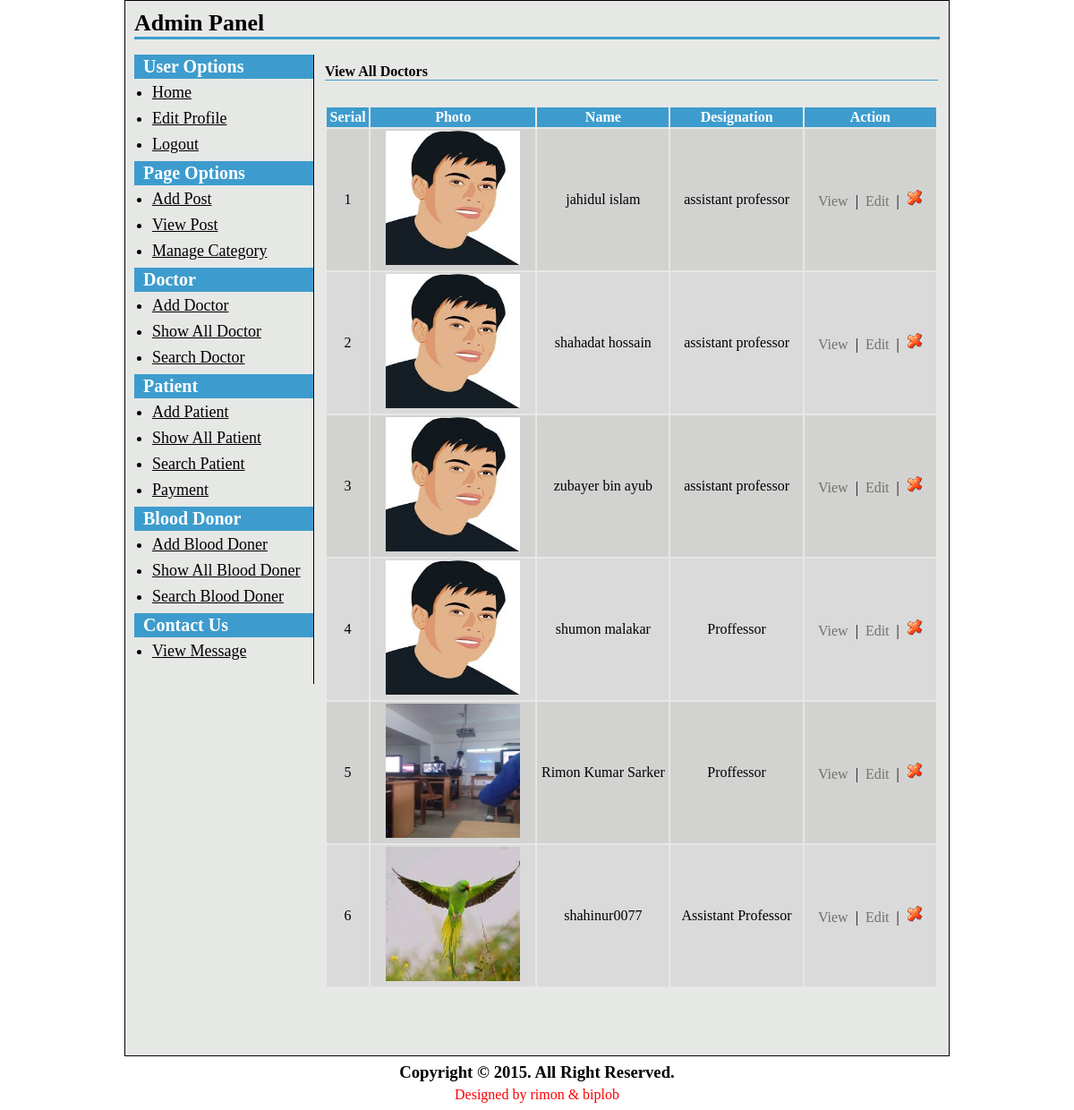
The app's page /admin/view-doctors.php (signed in) with its own data.
### tables this page shows
CREATE TABLE IF NOT EXISTS `doctors` (
  `doc_id` int(11) NOT NULL,
  `doc_pic` varchar(255) NOT NULL,
  `name` varchar(255) NOT NULL,
  `doc_username` varchar(100) NOT NULL,
  `sex` varchar(100) NOT NULL,
  `birthday` varchar(255) NOT NULL,
  `designation` varchar(255) NOT NULL,
  `speciality` varchar(255) NOT NULL,
  `consulting_hour` varchar(255) NOT NULL,
  `consulting_day` varchar(255) NOT NULL,
  `room_no` int(11) NOT NULL,
  `address` text NOT NULL,
  `email` varchar(255) NOT NULL,
  `contact` varchar(255) NOT NULL,
  `doc_password` varchar(255) NOT NULL,
  `add_date` varchar(255) NOT NULL
);

### admin/view-doctors.php (the view, shortened to what this page needs)
<?php
include("../config.php");
?>
<?php include("header.php"); ?>
<h2>View  All Doctors</h2>
<p>&nbsp;</p>
<table class="tbl2" width="100%">
	<tr>
		<th width="5%">Serial</th>
		<th width="25%">Photo</th>
		<th width="20%">Name</th>
		<th width="20%">Designation</th>
		<th width="20%">Action</th>
	</tr>
	<?php
		$i=0;
			$limit = 50;
			$page = @$_GET['page'];
			if($page)
				$start = ($page - 1) * $limit;
			else
				$start = 0;
			$statement = $db->prepare("SELECT * FROM doctors ORDER BY doc_id DESC LIMIT $start, $limit");
			$statement->execute();
			$result = $statement->fetchAll(PDO::FETCH_ASSOC);
	foreach($result as $row)
	{
		$i++;
		?>
		<tr>
		<td><?php echo $i; ?></td>
		<td><a href="../uploads/<?php echo $row['doc_pic']; ?>"><img class="Pimg" src="../uploads/<?php echo $row['doc_pic']; ?>" alt="" width="150" height="150"/></a></td>
		<td><?php echo $row['doc_username']; ?></td>
		<td><?php echo $row['designation']; ?></td>
		<td>
			<a class="fancybox" href="#inline<?php echo $i; ?>">View</a>
		</tr>
				</table></form>
	</div>
			&nbsp;|&nbsp;
			<a href="edit-doctors.php?doc_id=<?php echo $row['doc_id']; ?>">Edit</a>
			&nbsp;|&nbsp;
			<a onclick='return confirmDelete();' href="view-doctors.php?doc_id=<?php echo $row['doc_id']; ?>"><img src="../images/delete.gif"></a></td>
		<?php
	}
	?>
<div class="pagination">
</div>
<?php include("footer.php"); ?>

### admin/style-admin.css (style rules this page uses)
* { padding: 0; margin: 0; }
body, input, textarea, select { font-family: 'Times New Roman', arial; font-size: 16px; }
table.tbl2 { margin-top: 10px; }
table.tbl2 tr th, table.tbl2 tr td { padding: 2px; }
table.tbl2 tr td { text-align: center; }
table.tbl2 tr th { background-color: #3d9ccd; color: #fff; }
table.tbl2 tr:nth-child(2n+1) td { background-color: #d9dad9; }
table.tbl2 tr:nth-child(2n) td { background-color: #d2d3d1; }
table.tbl2 tr td a { color: #70726e; text-decoration: none; }
#content h2 { font-size: 16px; color: #000; border-bottom: 1px solid #3d9ccd; margin-top: 10px; }
div.pagination { padding: 3px; margin: 3px; z-index: 1000; font-size: 14px; margin-bottom: 20px; }

### records on screen
doctors: doc_pic (picture), doc_username "jahidul islam", designation "assistant professor"
doctors: doc_pic (picture), doc_username "shahadat hossain", designation "assistant professor"
doctors: doc_pic (picture), doc_username "zubayer bin ayub", designation "assistant professor"
doctors: doc_pic (picture), doc_username "shumon malakar", designation "Proffessor"
doctors: doc_pic (picture), doc_username "Rimon Kumar Sarker", designation "Proffessor"
doctors: doc_pic (picture), doc_username "shahinur0077", designation "Assistant Professor"
